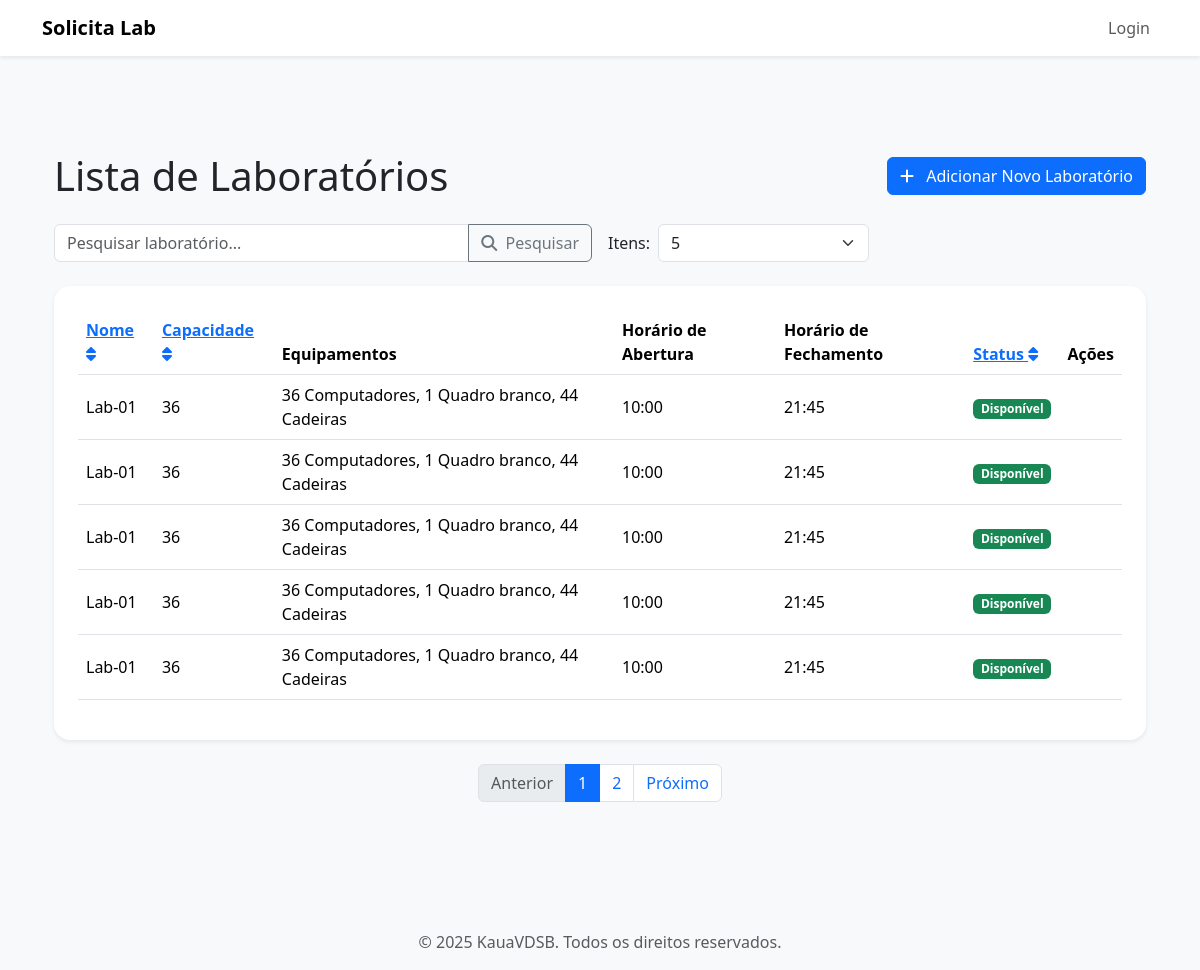
The page /labs/list on the database as committed earlier.
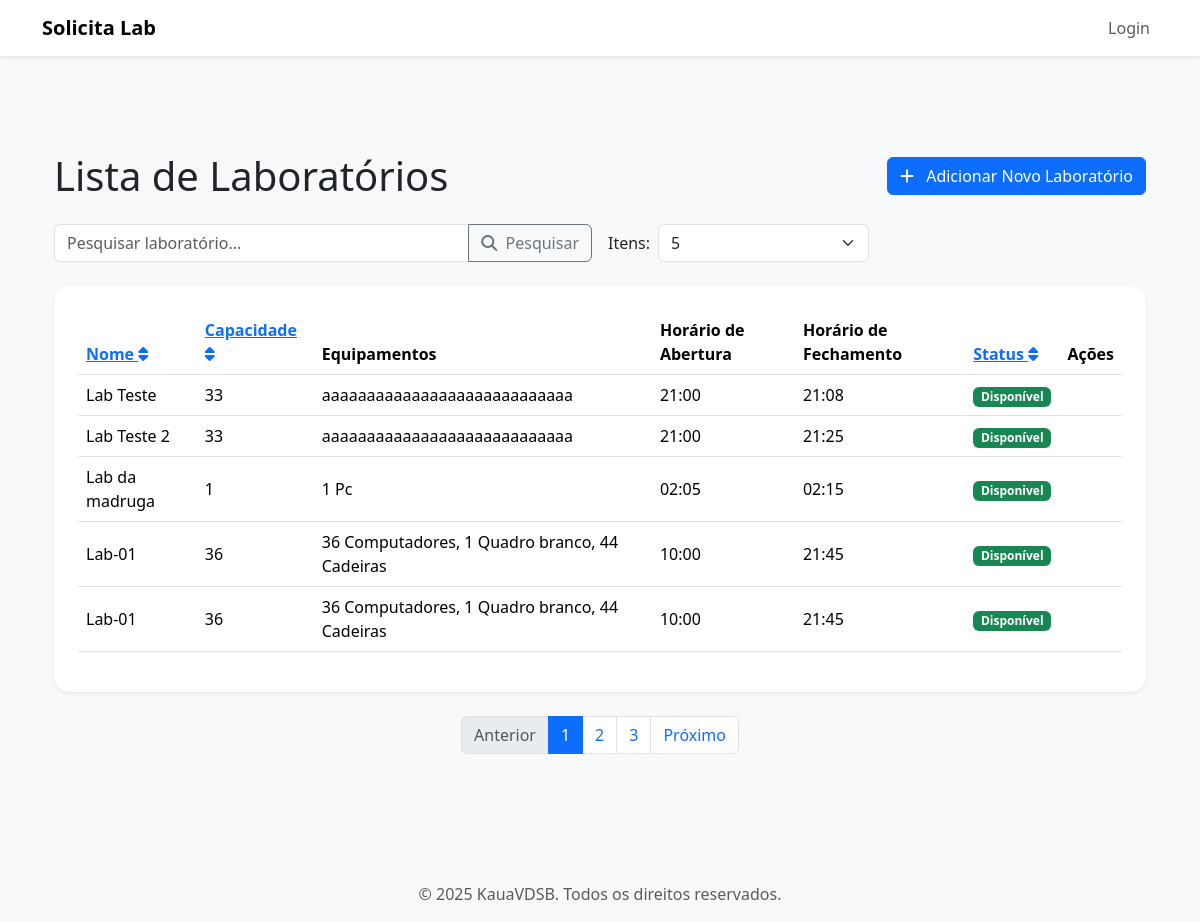
The same page on the database as committed later.
### app/models.py (models this page shows)
class Laboratorio(db.Model):
    __tablename__ = 'labs'
    id = db.Column(db.Integer, primary_key=True)
    nome = db.Column(db.String(50), nullable=False)
    capacidade = db.Column(db.Integer, nullable=False)
    equipamentos = db.Column(db.String(200), nullable=False)
    abertura = db.Column(db.Time, nullable=False)
    fechamento = db.Column(db.Time, nullable=False)
    status = db.Column(db.String(12), default="Disponível", nullable=False)
    """ Relacao um-para-muitos: Um laboratorio pode ter muitas Solicitacoes.
        aponta para lab em Solicitacao.
    """
    solicitacoes = db.relationship(
        'Solicitacao', back_populates='lab', lazy=True
    )

### app/routes.py (the view, shortened to what this page needs)
@app.route("/labs/list", methods=["GET", "POST"])
def labs_list():
    page = request.args.get('page', 1, type=int)
    limit = request.args.get('per_page', 5, type=int)
    query = request.args.get('q', '')
    sort_by = request.args.get('sort_by', 'nome')
    order = request.args.get('order', 'asc')
    labs_query = Laboratorio.query
    if query:
        labs_query = labs_query.filter(
            Laboratorio.nome.like(f'%{query}%')
        )
    if sort_by:
        if sort_by == 'nome':
            if order == 'asc':
                labs_query = labs_query.order_by(
                    Laboratorio.nome.asc()
                )
            else:
                labs_query = labs_query.order_by(
                    Laboratorio.nome.desc()
                )
    labs = labs_query.paginate(page=page, per_page=limit, error_out=False)
    return render_template("labs/list.html", labs=labs)

### app/templates/labs/list.html (shortened to what the changed rows need)
{% extends 'base/base_bs.html' %}
{% block content %}
<div class="container my-5">
    <div class="d-flex justify-content-between align-items-center mb-4">
        <h1 class="mb-0">Lista de Laboratórios</h1>
    </div>
    <div class="card shadow-sm border-0 rounded-4">
        <div class="card-body p-4">
            {% if labs.items %}
            <div class="table-responsive">
                <table class="table table-hover align-middle">
                    <thead>
                        <tr>
                            <th>
                                <a href="{{ url_for('labs_list', sort_by='nome', order='asc' if request.args.get('sort_by') == 'nome' and request.args.get('order') == 'desc' else 'desc', q=request.args.get('q')) }}">
                                    Nome <i class="fas fa-sort"></i>
                                </a>
                            </th>
                            <th>
                                <a href="{{ url_for('labs_list', sort_by='capacidade', order='asc' if request.args.get('sort_by') == 'capacidade' and request.args.get('order') == 'desc' else 'desc', q=request.args.get('q')) }}">
                                    Capacidade <i class="fas fa-sort"></i>
                                </a>
                            </th>
                            <th>Equipamentos</th>
                            <th>Horário de Abertura</th>
                            <th>Horário de Fechamento</th>
                            <th>
                                <a href="{{ url_for('labs_list', sort_by='status', order='asc' if request.args.get('sort_by') == 'status' and request.args.get('order') == 'desc' else 'desc', q=request.args.get('q')) }}">
                                    Status <i class="fas fa-sort"></i>
                                </a>
                            </th>
                            <th>Ações</th>
                        </tr>
                    </thead>
                    <tbody>
                        {% for lab in labs.items %}
                        <tr>
                            <td>{{ lab.nome }}</td>
                            <td>{{ lab.capacidade }}</td>
                            <td>{{ lab.equipamentos }}</td>
                            <td>{{ lab.abertura.strftime('%H:%M') }}</td>
                            <td>{{ lab.fechamento.strftime('%H:%M') }}</td>
                            <td>
                                <span class="badge
                                    {% if lab.status == 'Ocupado' %} bg-warning
                                    {% elif lab.status == 'Disponível' or lab.status == 'Disponivel' %} bg-success
                                    {% elif lab.status == 'Inativo' %} bg-danger
                                    {% else %} bg-secondary
                                    {% endif %}">
                                    {{ lab.status }}
                                </span>
                            </td>
                            <td>
                            </td>
                        </tr>
                        {% endfor %}
                    </tbody>
                </table>
            </div>
            {% else %}
            <div class="alert alert-info text-center" role="alert">
                Nenhum laboratório encontrado.
            </div>
            {% endif %}
        </div>
    </div>
    {% if labs.pages > 1 %}
    <div class="d-flex justify-content-center mt-4">
        <ul class="pagination">
            {% for page_num in labs.iter_pages(left_edge=1, right_edge=1, left_current=2, right_current=2) %}
                {% if page_num %}
                    {% if labs.page == page_num %}
                    <li class="page-item active" aria-current="page">
                        <a class="page-link" href="#">{{ page_num }}</a>
                    </li>
                    {% else %}
                    <li class="page-item">
                        <a class="page-link" href="{{ url_for('labs_list', page=page_num, per_page=labs.per_page, q=request.args.get('q'), sort_by=request.args.get('sort_by'), order=request.args.get('order')) }}">
                            {{ page_num }}
                        </a>
                    </li>
                    {% endif %}
                {% else %}
                <li class="page-item disabled"><span class="page-link">...</span></li>
                {% endif %}
            {% endfor %}
        </ul>
    </div>
    {% endif %}
</div>
{% endblock %}

Rows that differ between the two databases and show on the page:
no longer on this page (row unchanged): Laboratorio: nome "Lab-01", capacidade "36", equipamentos "36 Computadores, 1 Quadro branco, 44 Cadeiras", abertura "10:00", fechamento "21:45", status "Disponível"
no longer on this page (row unchanged): Laboratorio: nome "Lab-01", capacidade "36", equipamentos "36 Computadores, 1 Quadro branco, 44 Cadeiras", abertura "10:00", fechamento "21:45", status "Disponível"
no longer on this page (row unchanged): Laboratorio: nome "Lab-01", capacidade "36", equipamentos "36 Computadores, 1 Quadro branco, 44 Cadeiras", abertura "10:00", fechamento "21:45", status "Disponível"
added Laboratorio: nome "Lab Teste", capacidade "33", equipamentos "aaaaaaaaaaaaaaaaaaaaaaaaaaaa", abertura "21:00", fechamento "21:08", status "Disponível"
added Laboratorio: nome "Lab Teste 2", capacidade "33", equipamentos "aaaaaaaaaaaaaaaaaaaaaaaaaaaa", abertura "21:00", fechamento "21:25", status "Disponível"
added Laboratorio: nome "Lab da madruga", capacidade "1", equipamentos "1 Pc", abertura "02:05", fechamento "02:15", status "Disponivel"
Other text that changed with them:
new list line: "3"
